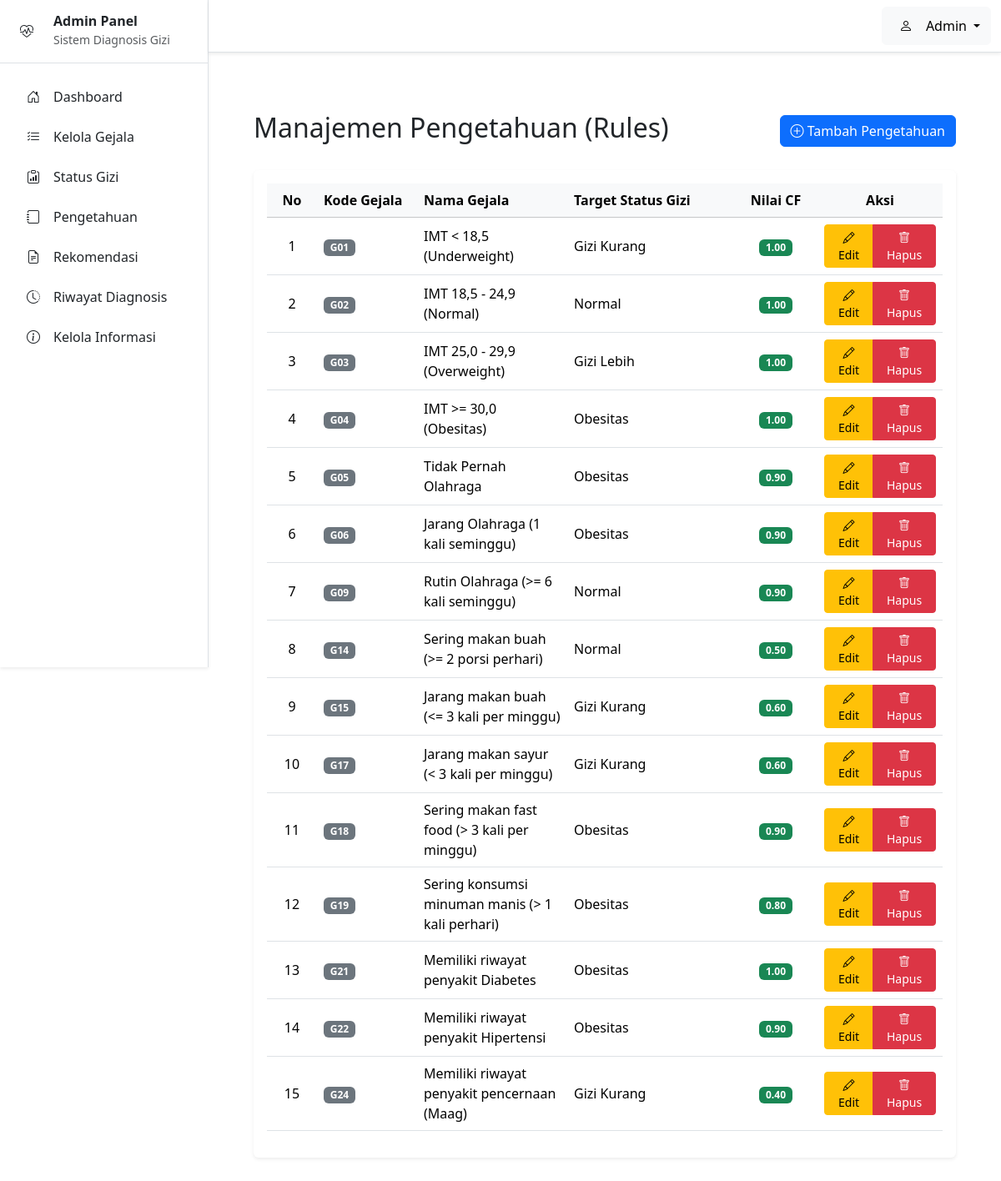
/admin/pengetahuan.php (signed in), run on the app's committed database.
### tables this page shows
CREATE TABLE `pengetahuan` (
  `id` int(11) NOT NULL,
  `gejala_id` int(11) NOT NULL,
  `status_gizi_id` int(11) NOT NULL,
  `cf_pakar` decimal(3,2) NOT NULL
);

CREATE TABLE `gejala` (
  `id` int(11) NOT NULL,
  `kode_gejala` varchar(5) NOT NULL,
  `nama_gejala` text NOT NULL
);

CREATE TABLE `status_gizi` (
  `id` int(11) NOT NULL,
  `kode_status` varchar(5) NOT NULL,
  `nama_status` varchar(100) NOT NULL,
  `deskripsi` text DEFAULT NULL
);

### admin/pengetahuan.php (the view, shortened to what this page needs)
<?php
require_once __DIR__ . '/../config/databases.php';
$stmt = $pdo->query("
    SELECT p.id, g.kode_gejala, g.nama_gejala, s.nama_status, p.cf_pakar, p.gejala_id, p.status_gizi_id
    FROM pengetahuan p
    JOIN gejala g ON p.gejala_id = g.id
    JOIN status_gizi s ON p.status_gizi_id = s.id
    ORDER BY g.kode_gejala ASC
");
$rules_data = $stmt->fetchAll();
require_once __DIR__ . '/../templates/admin/header.php';
?>
<div class="container-fluid p-4">
    <div class="d-flex justify-content-between align-items-center mb-4">
        <h2 class="text-dark">Manajemen Pengetahuan (Rules)</h2>
        <button type="button" class="btn btn-primary" data-bs-toggle="modal" data-bs-target="#modalTambah">
            <i class="bi bi-plus-circle"></i> Tambah Pengetahuan
        </button>
    </div>
    <div class="card shadow-sm border-0">
        <div class="card-body">
            <div class="table-responsive">
                <table class="table table-hover align-middle">
                    <thead class="table-light">
                        <tr>
                            <th class="text-center" style="width: 60px;">No</th>
                            <th style="width: 120px;">Kode Gejala</th>
                            <th>Nama Gejala</th>
                            <th style="width: 200px;">Target Status Gizi</th>
                            <th class="text-center" style="width: 100px;">Nilai CF</th>
                            <th class="text-center" style="width: 150px;">Aksi</th>
                        </tr>
                    </thead>
                    <tbody>
                        <?php if (empty($rules_data)) : ?>
                            <tr>
                                <td colspan="6" class="text-center py-4 text-muted">
                                    <i class="bi bi-inbox" style="font-size: 2rem;"></i>
                                    <p class="mt-2">Tidak ada data</p>
                                </td>
                            </tr>
                        <?php else : ?>
                            <?php foreach ($rules_data as $index => $rule) : ?>
                                <tr>
                                    <td class="text-center"><?php echo $index + 1; ?></td>
                                    <td><span
                                            class="badge bg-secondary"><?php echo htmlspecialchars($rule['kode_gejala']); ?></span>
                                    </td>
                                    <td><?php echo htmlspecialchars($rule['nama_gejala']); ?></td>
                                    <td><?php echo htmlspecialchars($rule['nama_status']); ?></td>
                                    <td class="text-center"><span
                                            class="badge bg-success"><?php echo htmlspecialchars($rule['cf_pakar']); ?></span>
                                    </td>
                                    <td class="text-center">
                                        <div class="btn-group" role="group">
                                            <button type="button" class="btn btn-sm btn-warning" data-bs-toggle="modal"
                                                data-bs-target="#modalEdit" data-id="<?php echo $rule['id']; ?>"
                                                data-gejala="<?php echo $rule['gejala_id']; ?>"
                                                data-status="<?php echo $rule['status_gizi_id']; ?>"
                                                data-cf="<?php echo $rule['cf_pakar']; ?>">
                                                <i class="bi bi-pencil"></i> Edit
                                            </button>
                                            <button type="button" class="btn btn-sm btn-danger"
                                                onclick="if(confirm('Yakin hapus aturan ini?')) { document.getElementById('delete-form-<?php echo $rule['id']; ?>').submit(); }">
                                                <i class="bi bi-trash"></i> Hapus
                                            </button>
                                        </div>
                                    </td>
                                </tr>
                            <?php endforeach; ?>
                        <?php endif; ?>
                    </tbody>
                </table>
            </div>
        </div>
    </div>
</div>
<?php
require_once __DIR__ . '/../templates/admin/footer.php';
?>

### data on the page
pengetahuan: gejala.kode_gejala "G01", gejala.nama_gejala "IMT < 18,5 (Underweight)", status_gizi.nama_status "Gizi Kurang", cf_pakar "1.00"
pengetahuan: gejala.kode_gejala "G02", gejala.nama_gejala "IMT 18,5 - 24,9 (Normal)", status_gizi.nama_status "Normal", cf_pakar "1.00"
pengetahuan: gejala.kode_gejala "G03", gejala.nama_gejala "IMT 25,0 - 29,9 (Overweight)", status_gizi.nama_status "Gizi Lebih", cf_pakar "1.00"
pengetahuan: gejala.kode_gejala "G04", gejala.nama_gejala "IMT >= 30,0 (Obesitas)", status_gizi.nama_status "Obesitas", cf_pakar "1.00"
pengetahuan: gejala.kode_gejala "G05", gejala.nama_gejala "Tidak Pernah Olahraga", status_gizi.nama_status "Obesitas", cf_pakar "0.90"
pengetahuan: gejala.kode_gejala "G06", gejala.nama_gejala "Jarang Olahraga (1 kali seminggu)", status_gizi.nama_status "Obesitas", cf_pakar "0.90"
pengetahuan: gejala.kode_gejala "G09", gejala.nama_gejala "Rutin Olahraga (>= 6 kali seminggu)", status_gizi.nama_status "Normal", cf_pakar "0.90"
pengetahuan: gejala.kode_gejala "G14", gejala.nama_gejala "Sering makan buah (>= 2 porsi perhari)", status_gizi.nama_status "Normal", cf_pakar "0.50"
pengetahuan: gejala.kode_gejala "G15", gejala.nama_gejala "Jarang makan buah (<= 3 kali per minggu)", status_gizi.nama_status "Gizi Kurang", cf_pakar "0.60"
pengetahuan: gejala.kode_gejala "G17", gejala.nama_gejala "Jarang makan sayur (< 3 kali per minggu)", status_gizi.nama_status "Gizi Kurang", cf_pakar "0.60"
pengetahuan: gejala.kode_gejala "G18", gejala.nama_gejala "Sering makan fast food (> 3 kali per minggu)", status_gizi.nama_status "Obesitas", cf_pakar "0.90"
pengetahuan: gejala.kode_gejala "G19", gejala.nama_gejala "Sering konsumsi minuman manis (> 1 kali perhari)", status_gizi.nama_status "Obesitas", cf_pakar "0.80"
pengetahuan: gejala.kode_gejala "G21", gejala.nama_gejala "Memiliki riwayat penyakit Diabetes", status_gizi.nama_status "Obesitas", cf_pakar "1.00"
pengetahuan: gejala.kode_gejala "G22", gejala.nama_gejala "Memiliki riwayat penyakit Hipertensi", status_gizi.nama_status "Obesitas", cf_pakar "0.90"
pengetahuan: gejala.kode_gejala "G24", gejala.nama_gejala "Memiliki riwayat penyakit pencernaan (Maag)", status_gizi.nama_status "Gizi Kurang", cf_pakar "0.40"

### other printed values
$username "Admin"
